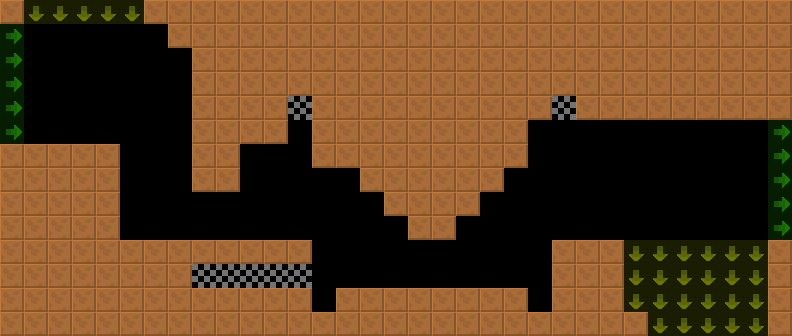

This is a level from a 2D game, rendered from its Tiled map with the project's own tilesets. A one-line summary and the map file follow, with tile-layer data summarised:
An orthogonal 33x14 tile map with 24x24 px tiles, 2 tile layers (col, lnk), 2 tilesets and 7 objects (4x Spikes, 3x Shooter).

<map version="1.4" tiledversion="1.4.2" orientation="orthogonal" renderorder="right-down" width="33" height="14" tilewidth="24" tileheight="24" infinite="0" nextlayerid="4" nextobjectid="8">
 <tileset firstgid="6" source="../../lnk.tsx" />
 <tileset firstgid="1" source="../../col.tsx" />
 <layer id="1" name="col" width="33" height="14">
  <data>[462 cells, 274 non-empty, 2 distinct tile ids]</data>
 </layer>
 <layer id="2" name="lnk" width="33" height="14" opacity="0.5">
  <data>[462 cells, 38 non-empty, 2 distinct tile ids]</data>
 </layer>
 <objectgroup id="3" name="markers" opacity="0.5">
  <object id="1" name="Shooter" type="Shooter" x="288" y="96" width="24" height="24">
   <properties>
    <property name="yr" value="0" />
    <property name="xr" value="0" />
    <property name="customId" value="down_2" />
   </properties>
  </object>
  <object id="2" name="Shooter" type="Shooter" x="552" y="96" width="24" height="24">
   <properties>
    <property name="yr" value="0" />
    <property name="xr" value="0" />
    <property name="customId" value="down_2" />
   </properties>
  </object>
  <object id="3" name="Spikes" type="Spikes" x="192" y="192" width="48" height="24">
   <properties>
    <property name="yr" value="0" />
    <property name="xr" value="0" />
   </properties>
  </object>
  <object id="4" name="Spikes" type="Spikes" x="408" y="240" width="48" height="24">
   <properties>
    <property name="yr" value="0" />
    <property name="xr" value="0" />
   </properties>
  </object>
  <object id="5" name="Shooter" type="Shooter" x="192" y="264" width="24" height="24">
   <properties>
    <property name="yr" value="0" />
    <property name="xr" value="0" />
    <property name="customId" value="right_3" />
   </properties>
  </object>
  <object id="6" name="Spikes" type="Spikes" x="312" y="288" width="24" height="24">
   <properties>
    <property name="yr" value="0" />
    <property name="xr" value="0" />
   </properties>
  </object>
  <object id="7" name="Spikes" type="Spikes" x="528" y="288" width="24" height="24">
   <properties>
    <property name="yr" value="0" />
    <property name="xr" value="0" />
   </properties>
  </object>
 </objectgroup>
</map>
